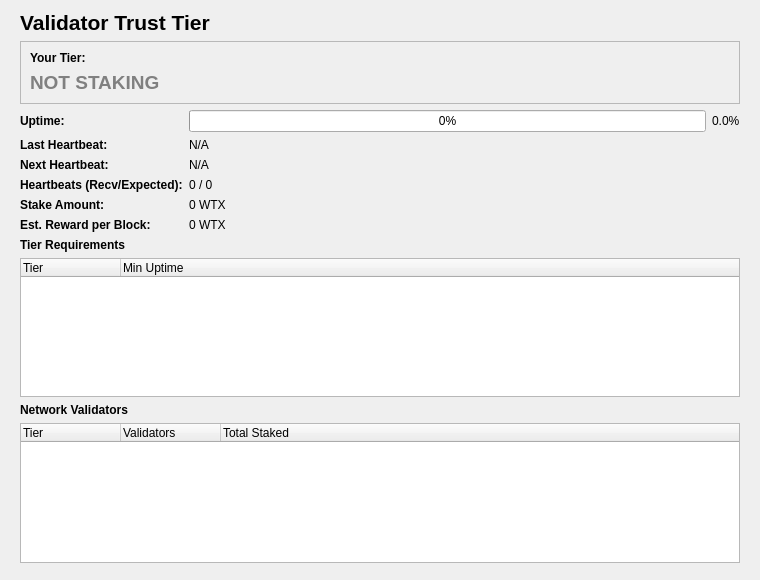
<?xml version="1.0" encoding="UTF-8"?>
<ui version="4.0">
 <class>TrustTierPage</class>
 <widget class="QWidget" name="TrustTierPage">
  <property name="geometry">
   <rect>
    <x>0</x>
    <y>0</y>
    <width>760</width>
    <height>580</height>
   </rect>
  </property>
  <property name="windowTitle">
   <string>Trust Tier</string>
  </property>
  <layout class="QVBoxLayout" name="mainLayout">
   <property name="leftMargin"><number>20</number></property>
   <property name="topMargin"><number>10</number></property>
   <property name="rightMargin"><number>20</number></property>
   <property name="bottomMargin"><number>10</number></property>
   <item>
    <widget class="QLabel" name="labelTitle">
     <property name="text"><string>Validator Trust Tier</string></property>
     <property name="font"><font><pointsize>16</pointsize><bold>true</bold></font></property>
    </widget>
   </item>

   <!-- Your Tier Badge -->
   <item>
    <widget class="QFrame" name="tierBadgeFrame">
     <property name="frameShape"><enum>QFrame::StyledPanel</enum></property>
     <property name="frameShadow"><enum>QFrame::Raised</enum></property>
     <layout class="QHBoxLayout" name="tierBadgeLayout">
      <item>
       <layout class="QVBoxLayout" name="tierInfoLayout">
        <item>
         <widget class="QLabel" name="labelTierTitle">
          <property name="text"><string>Your Tier:</string></property>
          <property name="font"><font><bold>true</bold></font></property>
         </widget>
        </item>
        <item>
         <widget class="QLabel" name="labelTierValue">
          <property name="text"><string>NOT STAKING</string></property>
          <property name="font"><font><pointsize>14</pointsize><bold>true</bold></font></property>
          <property name="styleSheet"><string>color: gray;</string></property>
         </widget>
        </item>
       </layout>
      </item>
      <item><spacer name="tierBadgeSpacer"><property name="orientation"><enum>Qt::Horizontal</enum></property></spacer></item>
     </layout>
    </widget>
   </item>

   <!-- Uptime and Heartbeat -->
   <item>
    <layout class="QGridLayout" name="statsGrid">
     <item row="0" column="0">
      <widget class="QLabel" name="labelUptimeTitle">
       <property name="text"><string>Uptime:</string></property>
       <property name="font"><font><bold>true</bold></font></property>
      </widget>
     </item>
     <item row="0" column="1">
      <widget class="QProgressBar" name="uptimeProgressBar">
       <property name="minimum"><number>0</number></property>
       <property name="maximum"><number>1000</number></property>
       <property name="value"><number>0</number></property>
       <property name="format"><string>%p%</string></property>
      </widget>
     </item>
     <item row="0" column="2">
      <widget class="QLabel" name="labelUptimeValue">
       <property name="text"><string>0.0%</string></property>
      </widget>
     </item>
     <item row="1" column="0">
      <widget class="QLabel" name="labelHeartbeatTitle">
       <property name="text"><string>Last Heartbeat:</string></property>
       <property name="font"><font><bold>true</bold></font></property>
      </widget>
     </item>
     <item row="1" column="1" colspan="2">
      <widget class="QLabel" name="labelHeartbeatValue">
       <property name="text"><string>N/A</string></property>
      </widget>
     </item>
     <item row="2" column="0">
      <widget class="QLabel" name="labelNextHeartbeatTitle">
       <property name="text"><string>Next Heartbeat:</string></property>
       <property name="font"><font><bold>true</bold></font></property>
      </widget>
     </item>
     <item row="2" column="1" colspan="2">
      <widget class="QLabel" name="labelNextHeartbeatValue">
       <property name="text"><string>N/A</string></property>
      </widget>
     </item>
     <item row="3" column="0">
      <widget class="QLabel" name="labelHeartbeatsTitle">
       <property name="text"><string>Heartbeats (Recv/Expected):</string></property>
       <property name="font"><font><bold>true</bold></font></property>
      </widget>
     </item>
     <item row="3" column="1" colspan="2">
      <widget class="QLabel" name="labelHeartbeatsValue">
       <property name="text"><string>0 / 0</string></property>
      </widget>
     </item>
     <item row="4" column="0">
      <widget class="QLabel" name="labelStakeAmountTitle">
       <property name="text"><string>Stake Amount:</string></property>
       <property name="font"><font><bold>true</bold></font></property>
      </widget>
     </item>
     <item row="4" column="1" colspan="2">
      <widget class="QLabel" name="labelStakeAmountValue">
       <property name="text"><string>0 WTX</string></property>
      </widget>
     </item>
     <item row="5" column="0">
      <widget class="QLabel" name="labelRewardEstTitle">
       <property name="text"><string>Est. Reward per Block:</string></property>
       <property name="font"><font><bold>true</bold></font></property>
      </widget>
     </item>
     <item row="5" column="1" colspan="2">
      <widget class="QLabel" name="labelRewardEstValue">
       <property name="text"><string>0 WTX</string></property>
      </widget>
     </item>
    </layout>
   </item>

   <!-- Tier Requirements -->
   <item>
    <widget class="QLabel" name="labelRequirementsTitle">
     <property name="text"><string>Tier Requirements</string></property>
     <property name="font"><font><bold>true</bold></font></property>
    </widget>
   </item>
   <item>
    <widget class="QTreeWidget" name="tierRequirementsTree">
     <property name="rootIsDecorated"><bool>false</bool></property>
     <property name="alternatingRowColors"><bool>true</bool></property>
     <property name="maximumHeight"><number>130</number></property>
     <column><property name="text"><string>Tier</string></property></column>
     <column><property name="text"><string>Min Uptime</string></property></column>
    </widget>
   </item>

   <!-- Network Validator Stats -->
   <item>
    <widget class="QLabel" name="labelNetworkTitle">
     <property name="text"><string>Network Validators</string></property>
     <property name="font"><font><bold>true</bold></font></property>
    </widget>
   </item>
   <item>
    <widget class="QTreeWidget" name="networkStatsTree">
     <property name="rootIsDecorated"><bool>false</bool></property>
     <property name="alternatingRowColors"><bool>true</bool></property>
     <column><property name="text"><string>Tier</string></property></column>
     <column><property name="text"><string>Validators</string></property></column>
     <column><property name="text"><string>Total Staked</string></property></column>
    </widget>
   </item>

   <item><spacer name="bottomSpacer"><property name="orientation"><enum>Qt::Vertical</enum></property></spacer></item>
  </layout>
 </widget>
 <resources/>
 <connections/>
</ui>
